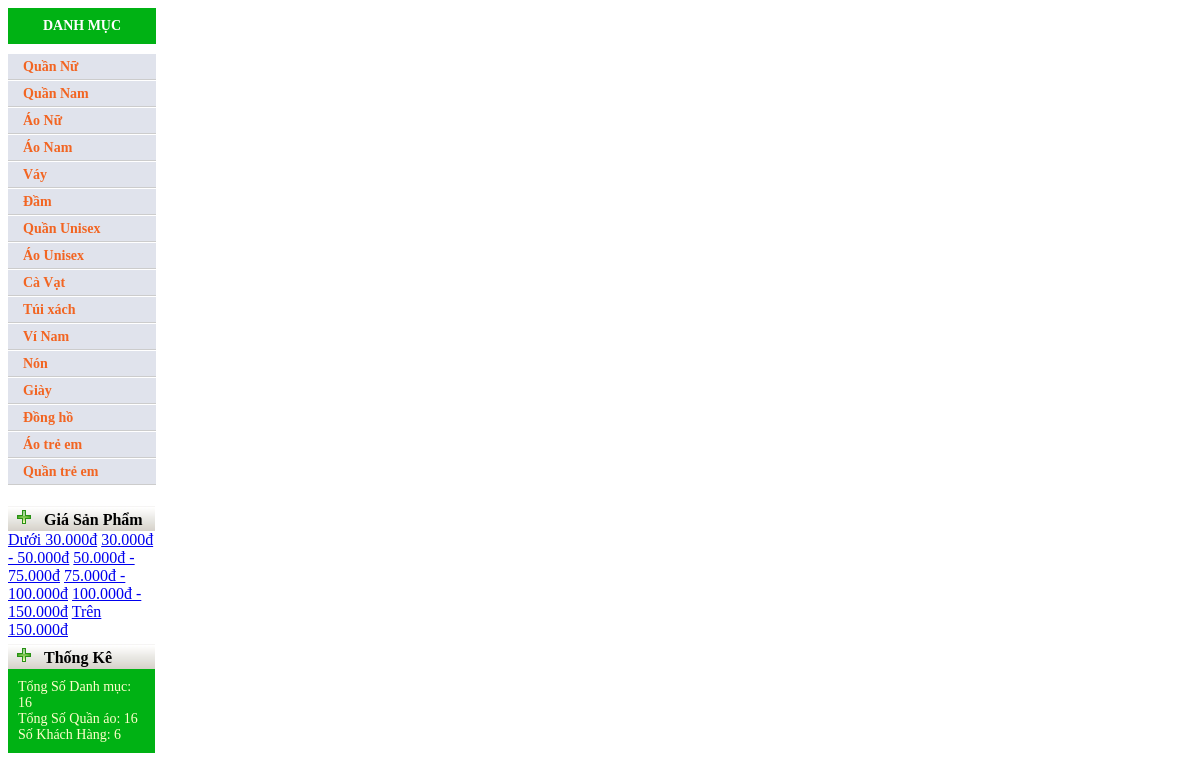
The app's page /menuleft.php with its own data.
### tables this page shows
CREATE TABLE `loai_hang` (
  `ma_loai` int(11) NOT NULL,
  `ten_loai` varchar(40) NOT NULL
);

### include/thongke.php (called while the page is built, shortened)
<?php
	$strSQL="SELECT COUNT(*) FROM loai_hang";
	$so_loai_qua=mysqli_query($ung,$strSQL);
	$rowLOAI=mysqli_fetch_array($so_loai_qua);
	$soloaiqua=$rowLOAI[0];
	$strSQL="SELECT COUNT(*) FROM hang";
	$so_qua=mysqli_query($ung,$strSQL);
	$rowqua=mysqli_fetch_array($so_qua);
	$soqua=$rowqua[0];
	$strSQL="SELECT COUNT(*) FROM khach_hang";
	$khach_hang=mysqli_query($ung,$strSQL);
	$rowKHACH=mysqli_fetch_array($khach_hang);
	$khachhang=$rowKHACH[0];
?>

### menuleft.php (the view, shortened to what this page needs)
<?php
	$strSQL="SELECT * FROM loai_hang;" ;
	$loaiqua=mysqli_query($ung,$strSQL);
?>
<div id="left">
    <h1>DANH MỤC</h1>
    <ul>
		<?php while($row=mysqli_fetch_array($loaiqua)) { ?>
		    <li><a href="#" onclick="loaiqua_onsubmit('<?php echo $row['ma_loai']; ?>')"><?php echo $row['ten_loai']; ?></a></li>
		<?php } ?>
    </ul>
</div>
<table width="147" border="0" cellpadding="0" cellspacing="0" style="padding-top:5px;">
		<tr>
			<td style="height:25px; background:url(images/trang.jpg) repeat-x;font-weight:bold" align="left" class="ht" colspan="3">
				&nbsp;&nbsp;<img src="images/no.gif" border="0" width="16" height="16" align="bottom"/>
				&nbsp;&nbsp;Giá Sản Phẩm
			</td>
		</tr>
		<tr>
			<td>
		<div class="menuleft">
			<a href="#" onclick="timgia_onsubmit('mot')">Dưới 30.000đ</a>
			<a href="#" onclick="timgia_onsubmit('hai')">30.000đ - 50.000đ</a>
			<a href="#" onclick="timgia_onsubmit('ba')">50.000đ - 75.000đ</a>
			<a href="#" onclick="timgia_onsubmit('bon')">75.000đ - 100.000đ</a>
			<a href="#" onclick="timgia_onsubmit('nam')">100.000đ - 150.000đ</a>
			<a href="#" onclick="timgia_onsubmit('sau')">Trên 150.000đ</a>
		</div>
			</td>
		</tr>
</table>
<?php include('include/thongke.php'); ?>
<table width="147" border="0" cellpadding="0" cellspacing="0" style="padding-top:5px;">
		<tr>
			<td style="height:25px; background:url(images/trang.jpg) repeat-x;font-weight:bold" align="left" class="ht" colspan="3">
				&nbsp;&nbsp;<img src="images/no.gif" border="0" width="16" height="16" align="bottom"/>
				&nbsp;&nbsp;Thống Kê
			</td>
		</tr>
		<tr>
			<td style="margin-top:4px; width:147px;font-size:14px ;padding:10px; background:#00B214; color:#FFFFCC;">
			Tổng Số Danh mục: <?php echo $soloaiqua; ?>
			<br />
			Tổng Số Quần áo: <?php echo $soqua; ?>
			<br />
			Số Khách Hàng: <?php echo $khachhang; ?>
			</td>
		</tr>
</table>

### menuleft.php (style rules this page uses)
tr td { text-align: left; }
#left { width:148px; }
#left h1 { background:#00B214; color:#FFFFFF; font-size:14px; text-align:center; padding: 10px; }
#left ul { list-style-type:none; margin:0px; padding:0px; }
#left ul a { text-decoration:none; line-height:25px; color:#f26522; background:#E0E3EC; display:block; width:133px; border-top:1px solid #FFFFFF; border-bottom:1px solid #CCCCCC; padding-left:15px; font-size: 14px; font-weight: bold; }

### records on screen
loai_hang: ten_loai "Quần Nữ"
loai_hang: ten_loai "Quần Nam"
loai_hang: ten_loai "Áo Nữ"
loai_hang: ten_loai "Áo Nam"
loai_hang: ten_loai "Váy"
loai_hang: ten_loai "Đầm"
loai_hang: ten_loai "Quần Unisex"
loai_hang: ten_loai "Áo Unisex"
loai_hang: ten_loai "Cà Vạt"
loai_hang: ten_loai "Túi xách"
loai_hang: ten_loai "Ví Nam"
loai_hang: ten_loai "Nón"
loai_hang: ten_loai "Giày"
loai_hang: ten_loai "Đồng hồ"
loai_hang: ten_loai "Áo trẻ em"
loai_hang: ten_loai "Quần trẻ em"

### other values on screen
$soloaiqua "16"
$soqua "16"
$khachhang "6"
